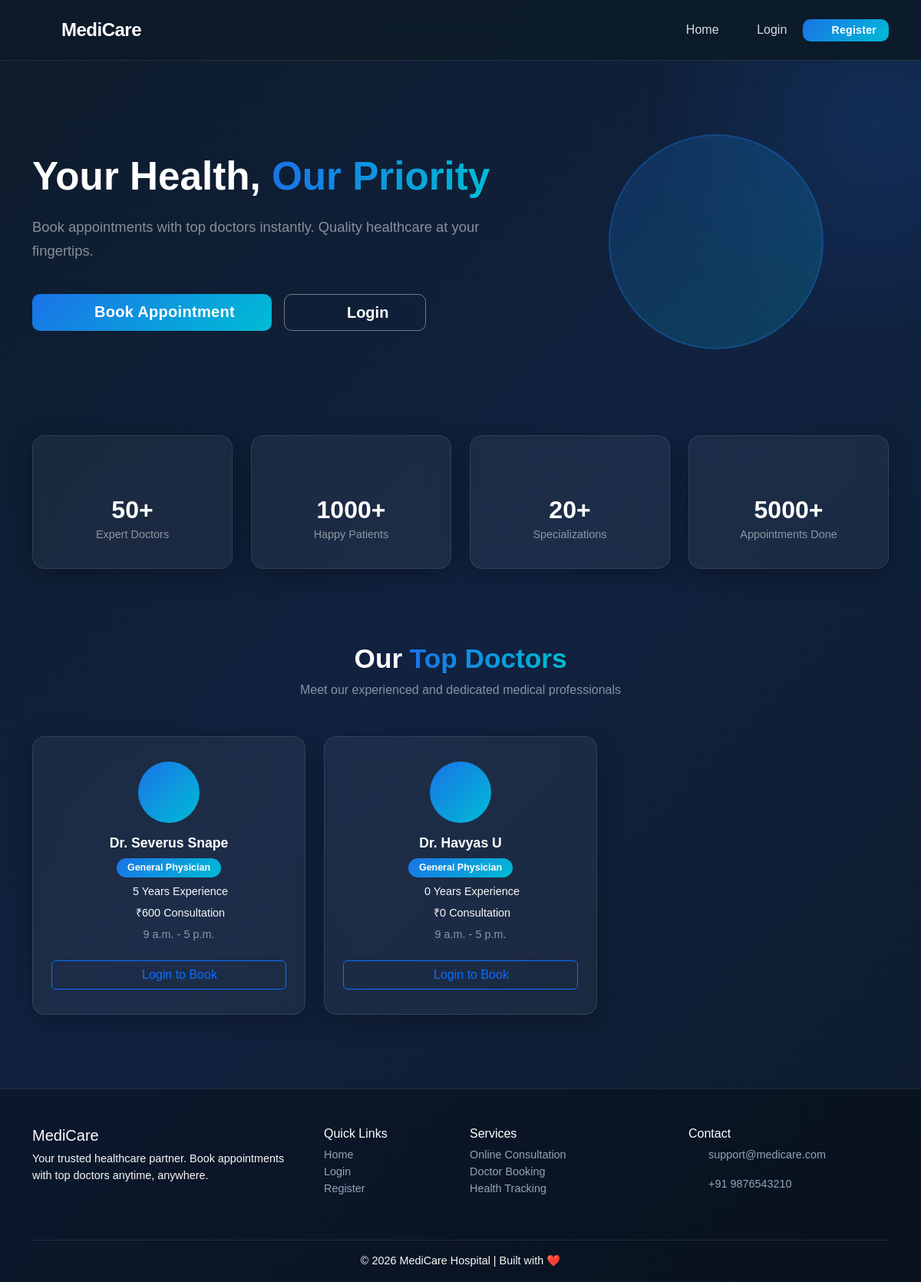
The app's page /, older data.
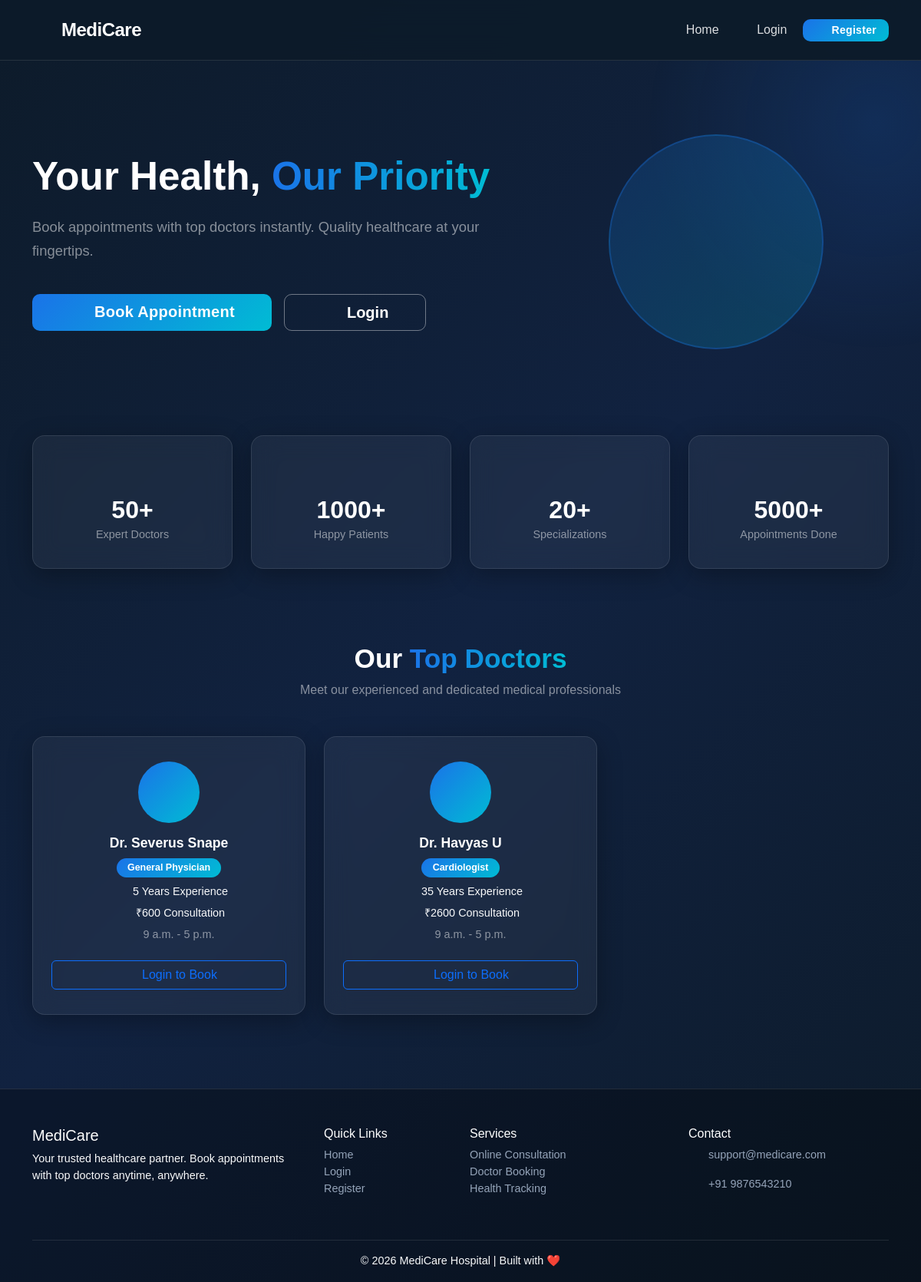
The same page, newer data.
### appointments/models.py (models this page shows, shortened)
class Doctor(models.Model):
    user = models.OneToOneField(User, on_delete=models.CASCADE, related_name='doctor_profile')
    specialization = models.CharField(max_length=100, choices=SPECIALIZATION_CHOICES)
    experience_years = models.PositiveIntegerField(default=0)
    consultation_fee = models.DecimalField(max_digits=8, decimal_places=2, default=0.00)
    available_from = models.TimeField(default='09:00')
    available_to = models.TimeField(default='17:00')
    bio = models.TextField(blank=True, null=True)
    is_available = models.BooleanField(default=True)
    created_at = models.DateTimeField(auto_now_add=True)

### appointments/views.py (the view)
# urls.py: path('', views.home, name='home'),
def home(request):
    doctors = Doctor.objects.filter(is_available=True)[:6]
    return render(request, 'home.html', {'doctors': doctors})

### templates/home.html (shortened to what the changed rows need)
{% extends 'base.html' %}
{% block content %}
<section class="hero-section">
    <div class="container">
        <div class="row align-items-center">
            <div class="col-lg-7">
                <h1 class="hero-title">Your Health, <span class="text-gradient">Our Priority</span></h1>
            </div>
        </div>
    </div>
</section>
<section class="doctors-section py-5">
    <div class="container">
        <div class="section-header text-center mb-5">
            <h2 class="section-title">Our <span class="text-gradient">Top Doctors</span></h2>
        </div>
        <div class="row g-4">
            {% for doctor in doctors %}
            <div class="col-lg-4 col-md-6">
                <div class="doctor-card glass-card h-100">
                    <div class="doctor-avatar">
                        <i class="fas fa-user-md"></i>
                    </div>
                    <h5 class="doctor-name">Dr. {{ doctor.user.get_full_name }}</h5>
                    <span class="badge badge-spec mb-2">{{ doctor.specialization }}</span>
                    <p class="doctor-info text-light">
                        <i class="fas fa-briefcase me-2 text-primary"></i>
                        {{ doctor.experience_years}} Years Experience
                    </p>
                    <p class="doctor-info text-light">
                        <i class="fas fa-rupee-sign me-2"></i>
                        ₹{{ doctor.consultation_fee|floatformat:0 }} Consultation
                    </p>
                    <p class="doctor-info"><i class="fas fa-clock me-2 text-warning"></i>{{ doctor.available_from }} -
                        {{ doctor.available_to }}</p>
                    {% if user.is_authenticated %}
                    {% if user.profile.role == 'doctor' %}
                    <p class="text-warning mt-3 text-center">
                        Doctors cannot book appointments
                    </p>
                    {% else %}
                    <a href="{% url 'book_appointment' doctor.id %}" class="btn btn-primary-custom w-100 mt-3">
                        <i class="fas fa-calendar-plus me-2"></i>Book Now
                    </a>
                    {% endif %}
                    {% else %}
                    <a href="{% url 'login' %}" class="btn btn-outline-primary w-100 mt-3">
                        <i class="fas fa-sign-in-alt me-2"></i>Login to Book
                    </a>
                    {% endif %}
                </div>
            </div>
            {% endfor %}
        </div>
    </div>
</section>
{% endblock %}

Row changes from the older to the newer data that the page shows:
changed Doctor "Havyas U": specialization "General Physician" → "Cardiologist"; experience_years "0" → "35"; consultation_fee "0" → "2600"
